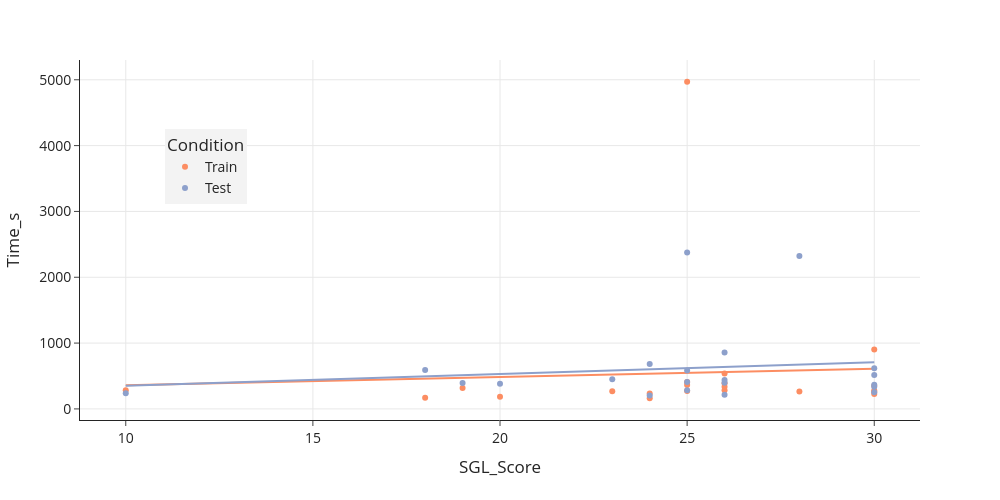

The cell this chart's notebook holds for it:
### Code cell
# RT vs SGL for train and test
chart_time = px.scatter(
    df_study_data_long,
    x="SGL_Score",
    y="Time_s",
    color="Condition",
    color_discrete_map={'Train': '#FC8D62', 'Test': '#8DA0CB'},
    trendline="ols",
    template='simple_white',
    height=500,
    width=1000
)
chart_time.update_traces(cliponaxis=False)
chart_time.update_xaxes(showgrid=True)
chart_time.update_yaxes(showgrid=True)
chart_time.update_layout(
    font=dict(size=14),
    legend=dict(
        orientation="v",
        yanchor="bottom",
        y=0.6,
        xanchor="center",
        x=0.15,
        bgcolor='#f3f3f3',
    )
)
chart_time.write_image(os.path.join(path_study_data_results, 'Time_SGL.pdf'))
chart_time.show()

### Figure 1 — Plotly figure (JSON) as saved in the notebook; plotly's stock layout.template omitted (floating-point values rounded to 4 significant figures)
{"data": [{"cliponaxis": false, "hovertemplate": "Condition=Train<br>SGL_Score=%{x}<br>Time_s=%{y}<extra></extra>", "legendgroup": "Train", "marker": {"color": "#FC8D62", "symbol": "circle"}, "mode": "markers", "name": "Train", "orientation": "v", "showlegend": true, "type": "scatter", "x": [25.0, 20.0, 19.0, 28.0, 18.0, 24.0, 26.0, 30.0, 23.0, 24.0, 25.0, 26.0, 30.0, 30.0, 26.0, 30.0, 30.0, 25.0, 26.0, 25.0, 10.0], "xaxis": "x", "y": [274, 185, 318, 266, 168, 162, 282, 261, 270, 233, 4970, 390, 281, 225, 336, 903, 350, 363, 539, 409, 282], "yaxis": "y"}, {"cliponaxis": false, "hovertemplate": "<b>OLS trendline</b><br>Time_s = 12.5599 * SGL_Score + 235.041<br>R<sup>2</sup>=0.003581<br><br>Condition=Train<br>SGL_Score=%{x}<br>Time_s=%{y} <b>(trend)</b><extra></extra>", "legendgroup": "Train", "marker": {"color": "#FC8D62", "symbol": "circle"}, "mode": "lines", "name": "Train", "showlegend": false, "type": "scatter", "x": [10.0, 18.0, 19.0, 20.0, 23.0, 24.0, 24.0, 25.0, 25.0, 25.0, 25.0, 26.0, 26.0, 26.0, 26.0, 28.0, 30.0, 30.0, 30.0, 30.0, 30.0], "xaxis": "x", "y": [360.6, 461.1, 473.7, 486.2, 523.9, 536.5, 536.5, 549.0, 549.0, 549.0, 549.0, 561.6, 561.6, 561.6, 561.6, 586.7, 611.8, 611.8, 611.8, 611.8, 611.8], "yaxis": "y"}, {"cliponaxis": false, "hovertemplate": "Condition=Test<br>SGL_Score=%{x}<br>Time_s=%{y}<extra></extra>", "legendgroup": "Test", "marker": {"color": "#8DA0CB", "symbol": "circle"}, "mode": "markers", "name": "Test", "orientation": "v", "showlegend": true, "type": "scatter", "x": [25.0, 20.0, 19.0, 28.0, 18.0, 24.0, 26.0, 30.0, 23.0, 24.0, 25.0, 26.0, 30.0, 30.0, 26.0, 30.0, 30.0, 25.0, 26.0, 25.0, 10.0], "xaxis": "x", "y": [583, 383, 395, 2324, 591, 684, 217, 366, 450, 205, 282, 441, 616, 514, 397, 252, 335, 409, 856, 2378, 239], "yaxis": "y"}, {"cliponaxis": false, "hovertemplate": "<b>OLS trendline</b><br>Time_s = 17.9517 * SGL_Score + 170.578<br>R<sup>2</sup>=0.021374<br><br>Condition=Test<br>SGL_Score=%{x}<br>Time_s=%{y} <b>(trend)</b><extra></extra>", "legendgroup": "Test", "marker": {"color": "#8DA0CB", "symbol": "circle"}, "mode": "lines", "name": "Test", "showlegend": false, "type": "scatter", "x": [10.0, 18.0, 19.0, 20.0, 23.0, 24.0, 24.0, 25.0, 25.0, 25.0, 25.0, 26.0, 26.0, 26.0, 26.0, 28.0, 30.0, 30.0, 30.0, 30.0, 30.0], "xaxis": "x", "y": [350.1, 493.7, 511.7, 529.6, 583.5, 601.4, 601.4, 619.4, 619.4, 619.4, 619.4, 637.3, 637.3, 637.3, 637.3, 673.2, 709.1, 709.1, 709.1, 709.1, 709.1], "yaxis": "y"}], "layout": {"font": {"size": 14}, "height": 500, "legend": {"bgcolor": "#f3f3f3", "orientation": "v", "title": {"text": "Condition"}, "tracegroupgap": 0, "x": 0.15, "xanchor": "center", "y": 0.6, "yanchor": "bottom"}, "margin": {"t": 60}, "width": 1000, "xaxis": {"anchor": "y", "domain": [0, 1], "showgrid": true, "title": {"text": "SGL_Score"}}, "yaxis": {"anchor": "x", "domain": [0, 1], "showgrid": true, "title": {"text": "Time_s"}}}}
